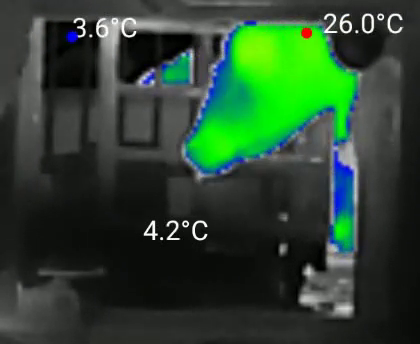
#> input picture frame 37 of data/cow_walking_in.mp4, 420 x 344 px, given in place of cow_trimmed.mp4, which was not available
$ python leg_grouping.py
#> lines starting #> are read from the running program, lines starting #| are printed output that depends on the picture; after the words box and inside, x2 and y2 are one past the last pixel; in counts of white or black regions, pixels touching at a corner belong together; pictures that were not available may be replaced by others from this repository, and a replacement may not be noted
import cv2
import numpy as np
from sklearn.cluster import KMeans
import os
from pathlib import Path
from tqdm import tqdm
import shutil

VIDEO_PATH = "data/cow_trimmed.mp4"
EXTRACTED_LEGS_DIR = Path("output/legs")
GROUPED_LEGS_DIR = Path("output/grouped_legs")
N_CLUSTERS = 3

for d in [EXTRACTED_LEGS_DIR, GROUPED_LEGS_DIR]:
    if d.exists():
        shutil.rmtree(d)
    d.mkdir(parents=True, exist_ok=True)

def extract_legs(video_path):
#> called with video_path = 'data/cow_trimmed.mp4'
    cap = cv2.VideoCapture(video_path)
    if not cap.isOpened():
        raise FileNotFoundError(video_path)

    frame_count = int(cap.get(cv2.CAP_PROP_FRAME_COUNT))
    frame_w = int(cap.get(cv2.CAP_PROP_FRAME_WIDTH))
    frame_h = int(cap.get(cv2.CAP_PROP_FRAME_HEIGHT))

    leg_count = 0
    prev_boxes = []

    with tqdm(total=frame_count) as pbar:
        for frame_idx in range(frame_count):
            ret, frame = cap.read()
            if not ret:
                break

            roi = frame[int(frame_h * 0.6):frame_h, :]
            gray = cv2.cvtColor(roi, cv2.COLOR_BGR2GRAY)
            blur = cv2.GaussianBlur(gray, (5, 5), 0)
            edges = cv2.Canny(blur, 40, 120)
            contours, _ = cv2.findContours(edges, cv2.RETR_EXTERNAL, cv2.CHAIN_APPROX_SIMPLE)

            for cnt in contours:
                x, y, w, h = cv2.boundingRect(cnt)

                if w < 25 or h < 60 or h > 350 or w > 200:
                    continue

                if x > frame_w * 0.75:
                    continue

                aspect = h / float(w)
                if aspect < 1.2 or aspect > 5.5:
                    continue

                duplicate = False
                for (px, py, pw, ph) in prev_boxes[-10:]:
                    if abs(px - x) < 10 and abs(py - y) < 10 and abs(pw - w) < 10 and abs(ph - h) < 10:
                        duplicate = True
                        break
                if duplicate:
                    continue

                prev_boxes.append((x, y, w, h))

                crop = roi[y:y + h, x:x + w]
                save_path = EXTRACTED_LEGS_DIR / f"leg_{frame_idx}_{x}_{y}.png"
                cv2.imwrite(str(save_path), crop)
                leg_count += 1

            pbar.update(1)
#> this loop made 31 passes
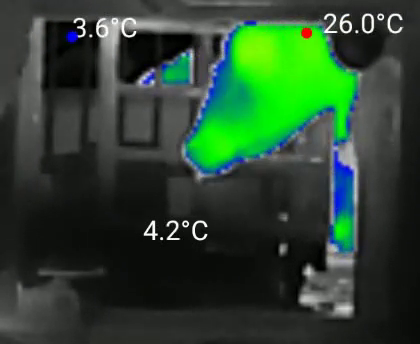
#> input picture frame 37 of data/cow_walking_in.mp4, 420 x 344 px, given in place of cow_trimmed.mp4, which was not available
#> pass 1, in extract_legs, `roi = frame[int(frame_h * 0.6):frame_h, :]`:
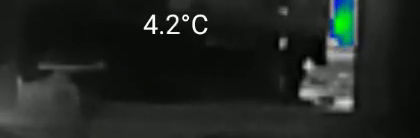
#> roi: shape (138, 420, 3); mean B, G, R 32.9, 36.5, 32.2
#> pass 1, in extract_legs, `blur = cv2.GaussianBlur(gray, (5, 5), 0)`:
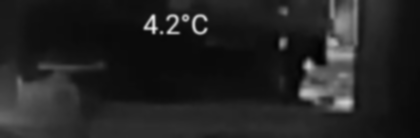
#> blur: shape (138, 420); min 1, max 234, mean 34.8
#> pass 1, in extract_legs, `edges = cv2.Canny(blur, 40, 120)`:
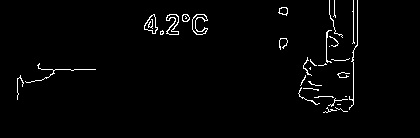
#> edges: shape (138, 420); 2% white in thin lines or dots, all inside (x1, y1, x2, y2) = (17, 0, 358, 113)
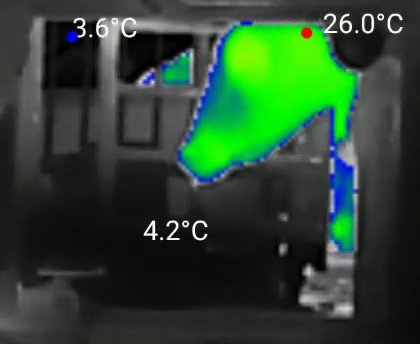
#> input picture frame 38 of data/cow_walking_in.mp4, 420 x 344 px, given in place of cow_trimmed.mp4, which was not available
#> after the loop:
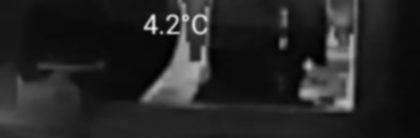
#> blur: shape (138, 420); min 1, max 234, mean 37.1
#> after the loop:
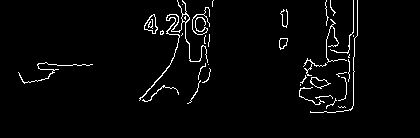
#> edges: shape (138, 420); 2.9% white in thin lines or dots, all inside (x1, y1, x2, y2) = (18, 0, 358, 113)
#> after the loop:
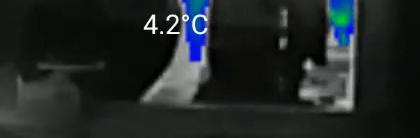
#> roi: shape (138, 420, 3); mean B, G, R 39, 38.3, 34.2
#> after the loop, leg_count = 13; prev_boxes = [(289, 10, 36, 61), (287, 0, 68, 113), (269, 18, 32, 69), (236, 0, 32, 82), (137, 14, 43, 87), (177, 0, 31, 68), (143, 36, 32, 66), (300, 25, 50, 62), (136, 0, 54, 103), (135, 14, 55, 89), (135, 13, 74, 90), (139, 0, 69, 103), (310, 0, 48, 113)]

    cap.release()
    print(f"Extracted {leg_count} clean leg candidates.")

# [24 lines left out: functions extract_features, cluster_and_save, not called in this run]

if __name__ == "__main__":
    print("Starting leg grouping pipeline...\n")

    extract_legs(VIDEO_PATH)
    features, paths = extract_features()

    if len(features) == 0:
        print("No legs found.")
    else:
        cluster_and_save(features, paths)

    print("\n Done! Check 'output/grouped_legs/'.")

$ run again, starting later in the video
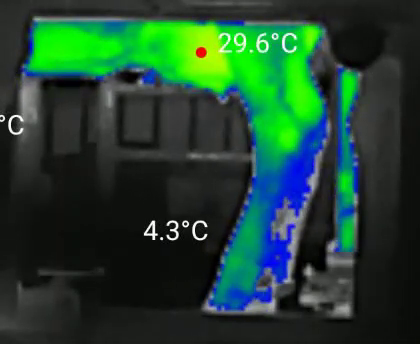
#> input picture frame 169 of data/cow_walking_in.mp4, 420 x 344 px, given in place of cow_trimmed.mp4, which was not available
#> the loop in extract_legs, `for frame_idx in range(frame_count):` made 31 passes
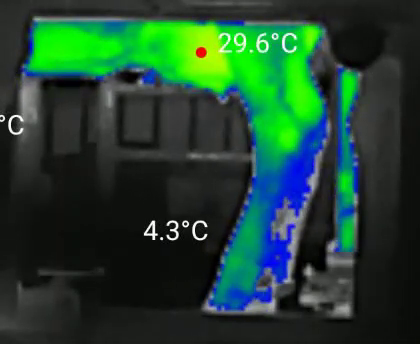
#> input picture frame 169 of data/cow_walking_in.mp4, 420 x 344 px, given in place of cow_trimmed.mp4, which was not available
#> pass 1, in extract_legs, `edges = cv2.Canny(blur, 40, 120)`:
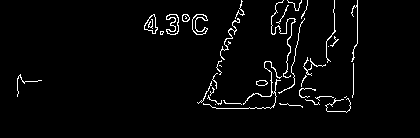
#> edges: shape (138, 420); 3% white in thin lines or dots, all inside (x1, y1, x2, y2) = (17, 0, 358, 113)
#> after the loop in extract_legs, `for frame_idx in range(frame_count):`:
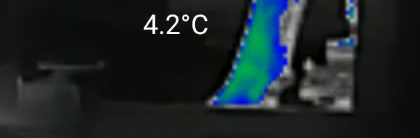
#> roi: shape (138, 420, 3); mean B, G, R 37.4, 36.8, 27.2
#> after the loop in extract_legs, `for frame_idx in range(frame_count):`: leg_count = 5; prev_boxes = [(278, 18, 27, 76), (271, 0, 25, 78), (278, 0, 30, 94), (274, 0, 36, 78), (255, 0, 55, 94)]
